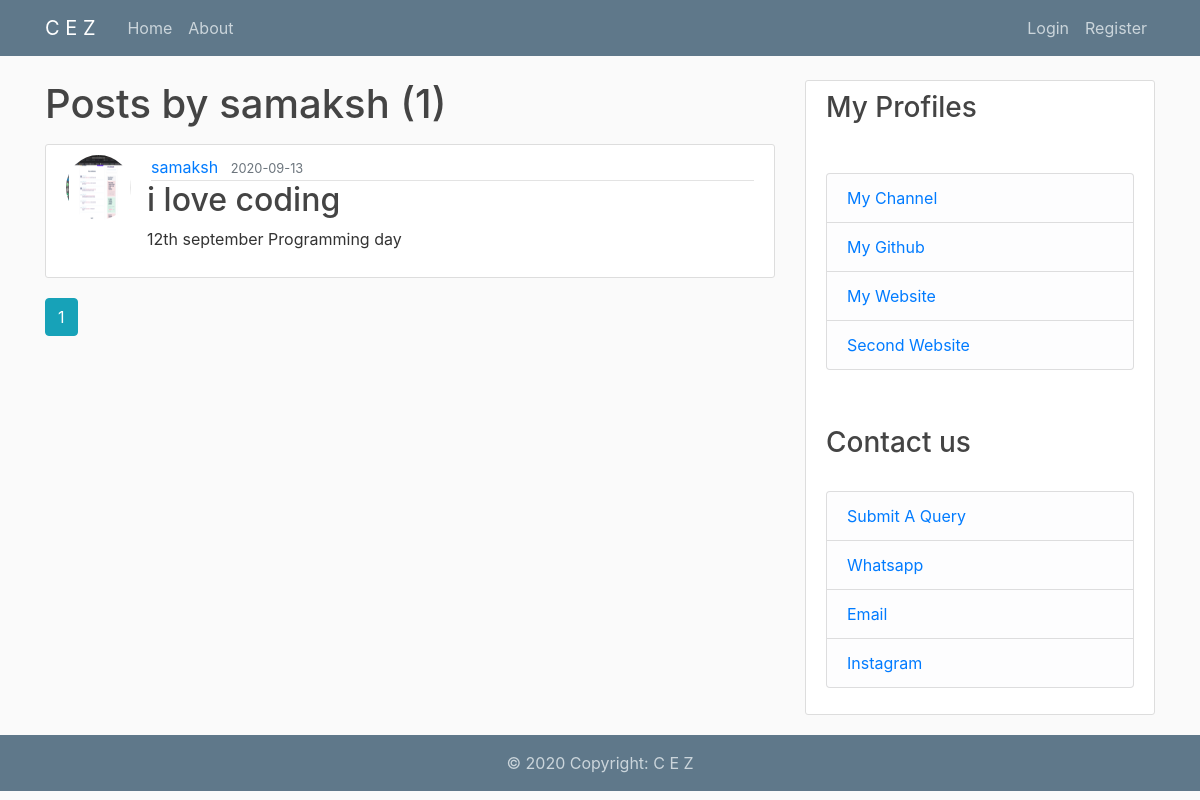
Before: /user/samaksh with the older database file.
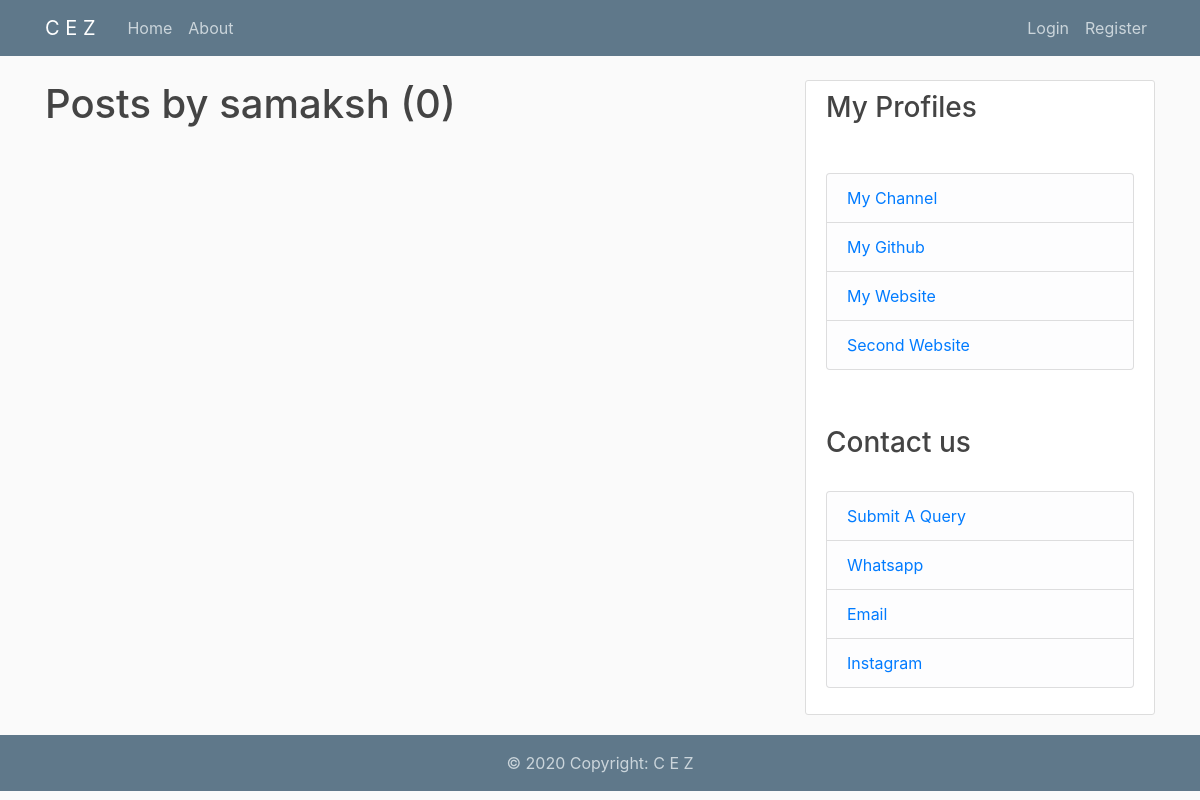
After: the same page with the newer database file.
### flaskblog/models.py (models this page shows, shortened)
class Post(db.Model):
    id = db.Column(db.Integer, primary_key=True)
    title = db.Column(db.String(100), nullable=False)
    date_posted = db.Column(db.DateTime, nullable=False, default=datetime.utcnow)
    content = db.Column(db.Text, nullable=False)
    user_id = db.Column(db.Integer, db.ForeignKey('user.id'), nullable=False)

class User(db.Model, UserMixin):
    id = db.Column(db.Integer, primary_key=True)
    username = db.Column(db.String(20), unique=True, nullable=False)
    email = db.Column(db.String(120), unique=True, nullable=False)
    image_file = db.Column(db.String(20), nullable=False, default='default.jpg')
    img_file = db.Column(db.String(20))
    password = db.Column(db.String(60), nullable=False)
    posts = db.relationship('Post', backref='author', lazy=True)

### flaskblog/routes.py (the view)
@app.route("/user/<string:username>")
def user_posts(username):
    page = request.args.get('page', 1, type=int)
    user = User.query.filter_by(username=username).first_or_404()
    posts = Post.query.filter_by(author=user)\
        .order_by(Post.date_posted.desc())\
        .paginate(page=page, per_page=5)
    return render_template('user_posts.html', posts=posts, user=user)

### flaskblog/templates/user_posts.html
{% extends "layout.html" %}
{% block content %}
    <h1 class="mb-3">Posts by {{ user.username }} ({{ posts.total }})</h1>
    {% for post in posts.items %}
        <article class="media content-section">
          <img class="rounded-circle article-img" src="{{ url_for('static', filename='profile_pics/' + post.author.image_file) }}">
          <div class="media-body">
            <div class="article-metadata">
              <a class="mr-2" href="{{ url_for('user_posts', username=post.author.username) }}">{{ post.author.username }}</a>
              <small class="text-muted">{{ post.date_posted.strftime('%Y-%m-%d') }}</small>
            </div>
            <h2><a class="article-title" href="{{ url_for('post', post_id=post.id) }}">{{ post.title }}</a></h2>
            <p class="article-content">{{ post.content }}</p>
          </div>
        </article>
    {% endfor %}
    {% for page_num in posts.iter_pages(left_edge=1, right_edge=1, left_current=1, right_current=2) %}
      {% if page_num %}
        {% if posts.page == page_num %}
          <a class="btn btn-info mb-4" href="{{ url_for('user_posts', username=user.username, page=page_num) }}">{{ page_num }}</a>
        {% else %}
          <a class="btn btn-outline-info mb-4" href="{{ url_for('user_posts', username=user.username, page=page_num) }}">{{ page_num }}</a>
        {% endif %}
      {% else %}
        ...
      {% endif %}
    {% endfor %}
{% endblock content %}

Changed rows visible on the page:
removed Post: image_file (picture), author.username "samaksh", date_posted "2020-09-13", title "i love coding", content "12th september Programming day"
Other visible differences:
{{ posts.total }}: "1" → "0"
list line gone: "1"
